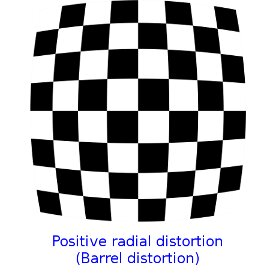
#> input picture Images/Distortion/barrel_distortion_1.jpg, 276 x 276 px, found by its file name
$ python calibrate_camera.py   (older library calls are emulated)
#> lines starting #> are read from the running program, lines starting #| are printed output that depends on the picture
import cv2
import numpy as np
import matplotlib.pyplot as plt

def advanced_undistort(image_path, checkerboard_size=(7, 7)):
    """
    Detects and corrects distortion in a checkerboard image using OpenCV with enhanced optimization.

    Parameters:
    - image_path: Path to the distorted checkerboard image.
    - checkerboard_size: Tuple (cols, rows) defining the number of inner corners of the checkerboard.

    Returns:
    - Displays the original and undistorted image side by side with improved accuracy.
    """
#> called with checkerboard_size = (7, 7)
    # Load the image
    distorted_img = cv2.imread(image_path)
#> distorted_img is the input picture: shape (276, 276, 3); mean B, G, R 178.8, 177.1, 177.1

    if distorted_img is None:
        print("Error: Could not load image.")
        return

    gray = cv2.cvtColor(distorted_img, cv2.COLOR_BGR2GRAY)

    # Prepare object points (3D points in real-world space)
    objp = np.zeros((checkerboard_size[0] * checkerboard_size[1], 3), np.float32)
    objp[:, :2] = np.mgrid[0:checkerboard_size[0], 0:checkerboard_size[1]].T.reshape(-1, 2)

    # Arrays to store object points and image points
    objpoints = []  # 3D points in real-world space
    imgpoints = []  # 2D points in image plane

    # Find the checkerboard corners with increased accuracy
    criteria = (cv2.TERM_CRITERIA_EPS + cv2.TERM_CRITERIA_MAX_ITER, 30, 0.001)
    ret, corners = cv2.findChessboardCorners(gray, checkerboard_size, None)
#> ret = True; corners = 49 rows, first 8: [58.45, 28.39], [82.58, 25.38], [109.6, 23.15], [137.6, 22.4], [165.6, 23.07], [192.5, 25.29], [217.1, 28.43], [54.97, 53.42]

    if ret:
        # Refine corner detection
        corners_refined = cv2.cornerSubPix(gray, corners, (11, 11), (-1, -1), criteria)
#> corners_refined = 49 rows, first 8: [58.2, 28.2], [82.63, 25.13], [109.5, 22.99], [137.6, 22.35], [165.6, 22.97], [192.5, 25.13], [217, 28.17], [54.97, 53.4]
        objpoints.append(objp)
        imgpoints.append(corners_refined)

        # Perform camera calibration with optimized parameters
        ret, camera_matrix, dist_coeffs, rvecs, tvecs = cv2.calibrateCamera(
            objpoints, imgpoints, gray.shape[::-1], None, None, flags=cv2.CALIB_RATIONAL_MODEL
        )
#> ret = 0.164; camera_matrix = [[578.3, 0, 137.4], [0, 597.8, 110.6], [0, 0, 1]]; rvecs = ([-0.0037, -0.00344, 1.6e-05],); tvecs = ([-3, -3, 18.22],)

        # Optimizing the undistortion process using `initUndistortRectifyMap`
        new_camera_matrix, roi = cv2.getOptimalNewCameraMatrix(camera_matrix, dist_coeffs, gray.shape[::-1], 1, gray.shape[::-1])
#> new_camera_matrix = [[363.7, 0, 138.2], [0, 386.8, 104.9], [0, 0, 1]]; roi = (25, 21, 226, 234)
        mapx, mapy = cv2.initUndistortRectifyMap(camera_matrix, dist_coeffs, None, new_camera_matrix, gray.shape[::-1], cv2.CV_16SC2)
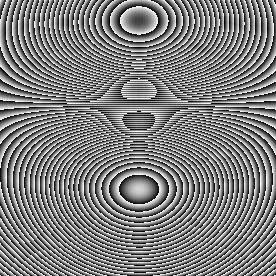
#> mapy: shape (276, 276) uint16; min 0, max 1023, mean 511.7; drawn with min black and max white

        undistorted_img = cv2.remap(distorted_img, mapx, mapy, interpolation=cv2.INTER_LINEAR)
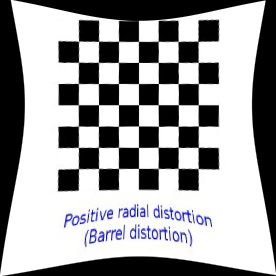
#> undistorted_img: shape (276, 276, 3); mean B, G, R 158.1, 156.3, 156.3

        # Crop the image to remove black edges
        x, y, w, h = roi
#> x = 25; y = 21; w = 226; h = 234
        undistorted_img = undistorted_img[y:y+h, x:x+w]
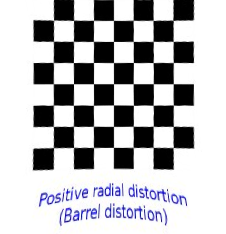
#> undistorted_img: shape (234, 226, 3); mean B, G, R 187.4, 184.8, 184.8

        # Show original and undistorted images
        fig, axs = plt.subplots(1, 2, figsize=(12, 6))
        axs[0].imshow(cv2.cvtColor(distorted_img, cv2.COLOR_BGR2RGB))
        axs[0].set_title("Distorted Image")
        axs[0].axis("off")

        axs[1].imshow(cv2.cvtColor(undistorted_img, cv2.COLOR_BGR2RGB))
        axs[1].set_title("Undistorted Image (Improved)")
        axs[1].axis("off")

        plt.show()
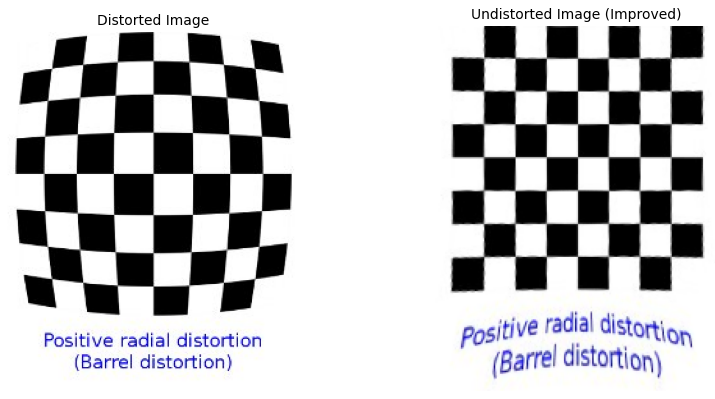
#> figure drawn by matplotlib, 2 panels
    else:
        print("Checkerboard corners not detected. Try a different image or adjust checkerboard size.")

# Example usage
image_path = "/Users/kaiheng/Documents/python-venv/Image-Processing-Tools/Images/Distortion/barrel_distortion_1.jpg"  # Upload a checkerboard calibration image
advanced_undistort(image_path, checkerboard_size=(7, 7))
